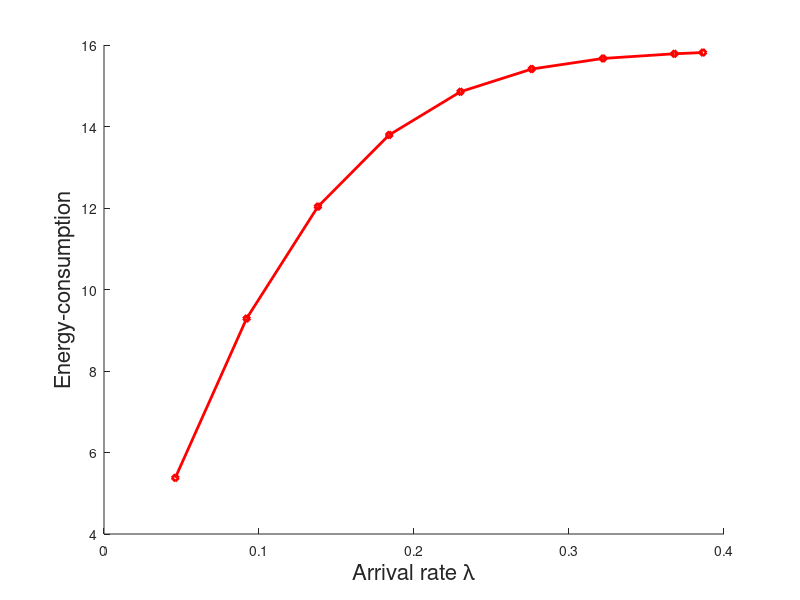

Write the MATLAB code that produced this figure.
 data=[ 0.1	     2.14863	    5.378951	 12.64978026
 0.2	    4.815419	     9.28775	 14.29886747
 0.3	    8.333487	   12.033204	 16.46499454
 0.4	   13.050037	   13.792865	 19.49117493
 0.5	   19.730056	    14.85335	 23.75607493
 0.6	   30.173523	   15.410909	 30.54707495
 0.7	    48.11098	   15.670119	 42.20461743
 0.8	   90.634604	   15.784546	 69.20878381
0.84	  149.959556	    15.81482	 108.5069593
];

figure(1)
hold on
plot(data(:,1)*(1.0 / 34.1 + 1.0 / 6.9 + 1.0 / 3.5),data(:,3),'rd-','MarkerSize',5,'LineWidth',2);
%plot(data(:,1),data(:,4),'b.--','MarkerSize',10,'LineWidth',2);
xlabel('Arrival rate \lambda','FontSize',16)
ylabel('Energy-consumption','FontSize',16)
%legend('Delay');